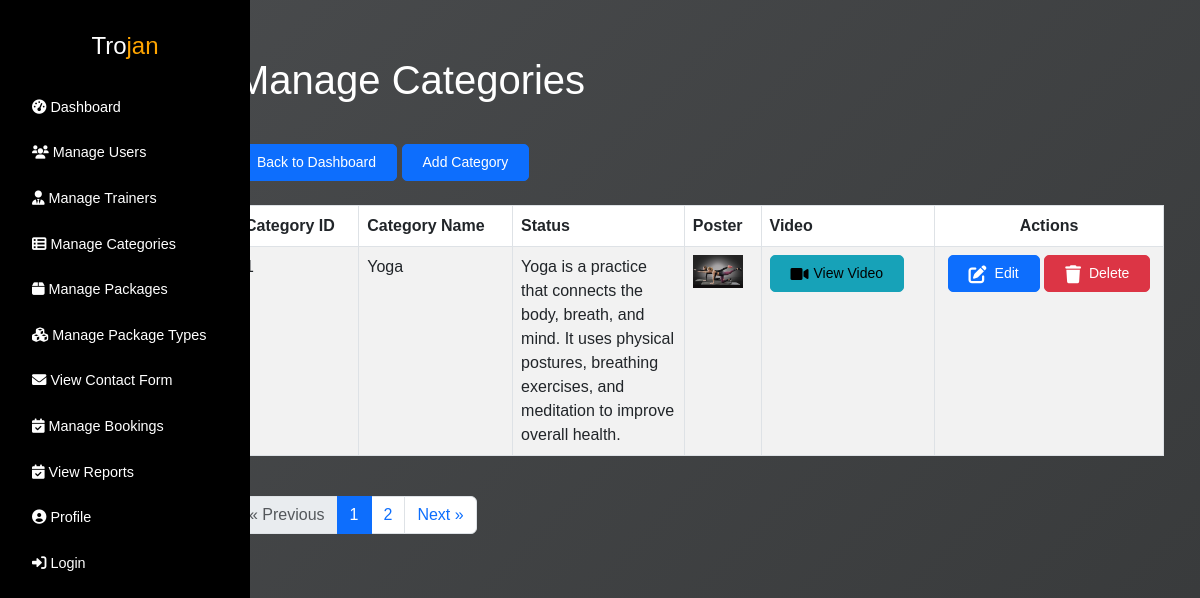
The page /viewcategories on the database its author committed.
### tables this page shows
CREATE TABLE "categories" (
	"categoryid"	INTEGER,
	"categoryname"	VARCHAR(255) NOT NULL,
	"categorystatus"	VARCHAR(100),
	"poster"	TEXT DEFAULT NULL,
	"video"	TEXT DEFAULT NULL,
	PRIMARY KEY("categoryid" AUTOINCREMENT)
);

### app.py (the view)
@app.route("/viewcategories")
def viewcategories():
    adminid = session.get('adminid')
    per_page = 1 # Set the fixed number of categories per page
    current_page = request.args.get('page', 1, type=int)
    offset = (current_page - 1) * per_page
    connection = sqlite3.connect("Trojan.db")
    connection.row_factory = sqlite3.Row
    cursor = connection.cursor()
    try:
        cursor.execute("SELECT COUNT(*) FROM categories")
        total_categories = cursor.fetchone()[0]
        total_pages = (total_categories + per_page - 1) // per_page  # Ceiling division
        cursor.execute("SELECT * FROM categories LIMIT ? OFFSET ?", (per_page, offset))
        categories = cursor.fetchall()
        start_page = max(1, current_page - 1)
        end_page = min(total_pages, current_page + 1)
        page_range = list(range(start_page, end_page + 1))
    except sqlite3.Error as e:
        flash(f"An error occurred while retrieving categories: {e}", "danger")
        categories = []
        total_pages = 1
        page_range = []
    finally:
        connection.close()
    return render_template(
        "managecategories.html",
        categories=categories,
        adminid=adminid,
        current_page=current_page,
        total_pages=total_pages,
        page_range=page_range
    )

### templates/managecategories.html (shortened to what this page needs)
{% extends "layout.html" %}  {% block content %}
<div class="container mt-4">
  <h1 class="mb-4" style="color: white">Manage Categories</h1>
  <a
    href="{{ url_for('admindashboard') }}"
    class="btn btn-primary mt-3 user-action-btn"
    >Back to Dashboard</a
  >
  <a
    href="{{ url_for('addcategory') }}"
    class="btn btn-primary mt-3 user-action-btn"
    >Add Category</a
  >
  <br /><br />
  {% if categories %}
  <div class="table-responsive" style="overflow-x: auto">
    <table class="table table-bordered table-striped">
      <thead class="thead-dark">
        <tr>
          <th>Category ID</th>
          <th>Category Name</th>
          <th class="status-column">Status</th>
          <th>Poster</th>
          <th>Video</th>
          <th class="actions-column">Actions</th>
        </tr>
      </thead>
      <tbody>
        {% for category in categories %}
        <tr>
          <td>{{ category['categoryid'] }}</td>
          <td>{{ category['categoryname'] }}</td>
          <td class="status-column">{{ category['categorystatus'] }}</td>
          <td>
            {% if category['poster'] %}
            <img
              src="{{ url_for('static', filename='photos/' + category['poster']) }}"
              alt="Poster"
              width="50"
            />
            {% else %} No poster {% endif %}
          </td>
          <td>
            {% if category['video'] %}
            <a
              href="{{ url_for('static', filename='photos/' + category['video']) }}"
              target="_blank"
              class="btn btn-info btn-sm user-action-btn"
            >
              <i class="fas fa-video"></i> View Video
            </a>
            {% else %} No video {% endif %}
          </td>
          <td class="actions-column">
            <a
              href="{{ url_for('editcategory', categoryid=category['categoryid']) }}"
              class="btn btn-primary btn-sm user-action-btn"
            >
              <i class="fas fa-edit"></i> Edit
            </a>
            <form
              action="{{ url_for('delete_category', categoryid=category['categoryid']) }}"
              method="post"
              style="display: inline"
            >
              <button
                type="submit"
                class="btn btn-danger btn-sm user-action-btn"
                onclick="return confirm('Are you sure you want to delete this category?');"
              >
                <i
                  class="fas fa-trash"
                  style="font-size: 18px; margin-right: 8px"
                ></i
                >Delete
              </button>
            </form>
          </td>
        </tr>
        {% endfor %}
      </tbody>
    </table>
  </div>
  <div class="pagination mt-4">
    {% if total_pages > 1 %}
    <nav aria-label="Page navigation">
      <ul class="pagination justify-content-center">
        {% if current_page > 1 %}
        <li class="page-item">
          <a
            class="page-link"
            href="{{ url_for('viewcategories', page=current_page - 1) }}"
            aria-label="Previous"
          >
            <span aria-hidden="true">&laquo; Previous</span>
          </a>
        </li>
        {% else %}
        <li class="page-item disabled">
          <a class="page-link" href="#" tabindex="-1" aria-disabled="true"
            >&laquo; Previous</a
          >
        </li>
        {% endif %} {% for page in page_range %}
        <li class="page-item {% if page == current_page %}active{% endif %}">
          <a class="page-link" href="{{ url_for('viewcategories', page=page) }}"
            >{{ page }}</a
          >
        </li>
        {% endfor %} {% if current_page < total_pages %}
        <li class="page-item">
          <a
            class="page-link"
            href="{{ url_for('viewcategories', page=current_page + 1) }}"
            aria-label="Next"
          >
            <span aria-hidden="true">Next &raquo;</span>
          </a>
        </li>
        {% else %}
        <li class="page-item disabled">
          <a class="page-link" href="#" tabindex="-1" aria-disabled="true"
            >Next &raquo;</a
          >
        </li>
        {% endif %}
      </ul>
    </nav>
    {% endif %}
  </div>
  {% else %}
  <p class="text-white">No categories found.</p>
  {% endif %}
</div>
{% endblock %}

### static/css/layout.css (style rules this page uses)
body { font-family: Arial, sans-serif; margin: 0; background: linear-gradient(135deg, #4a4c4e 0%, #37393a 100%) no-repeat center center fixed; }

### templates/managecategories.html (style rules this page uses)
.user-action-btn { border-radius: 5px; padding: 7px 20px; font-size: 14px; display: inline-flex; align-items: center; }
.user-action-btn i { font-size: 18px; margin-right: 8px; }
.status-column { max-width: 150px; white-space: normal; word-wrap: break-word; }
.actions-column { max-width: 200px; text-align: center; }
.table-responsive { overflow-x: auto; }
.btn-info { background-color: #17a2b8; border-color: #17a2b8; }
.btn-info i { font-size: 16px; margin-right: 5px; }

### rows shown on the page
categories: categoryname "Yoga", categorystatus "Yoga is a practice that connects the body, breath, and mind. It uses physical postures, breathing exercises, and meditation to improve overall health.", poster (picture)

### other values the page prints
{{ page }} "1" "2"
